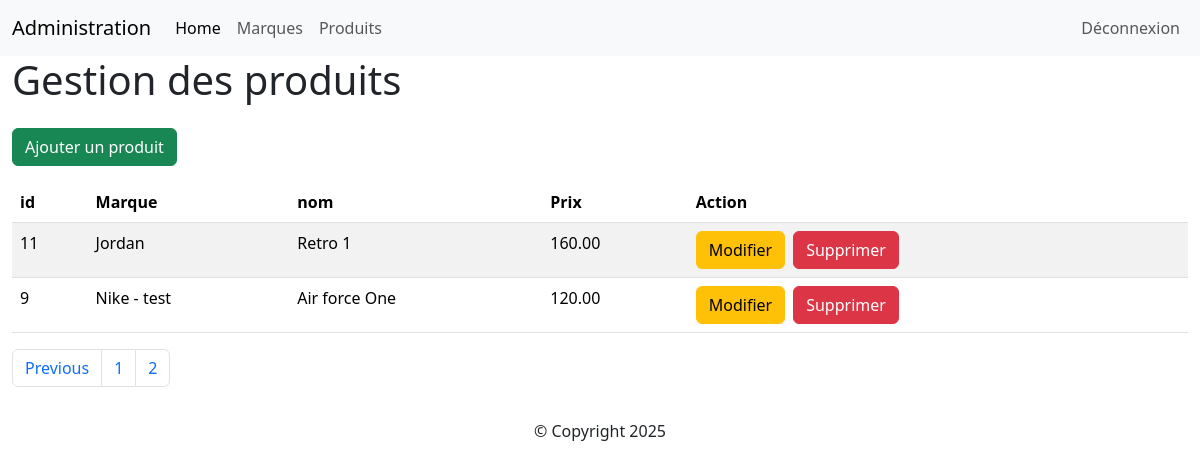
The page /admin/products.php?page=2 (signed in) on the database its author committed.
### tables this page shows
CREATE TABLE IF NOT EXISTS `products` (
  `id` int NOT NULL AUTO_INCREMENT,
  `nom` varchar(255) NOT NULL,
  `marque` int NOT NULL,
  `description` text NOT NULL,
  `cover` varchar(255) NOT NULL,
  `price` decimal(6,2) NOT NULL,
  PRIMARY KEY (`id`),
  KEY `marque` (`marque`)
);

CREATE TABLE IF NOT EXISTS `marques` (
  `id` int NOT NULL AUTO_INCREMENT,
  `nom` varchar(100) NOT NULL,
  `logo` varchar(255) DEFAULT NULL,
  PRIMARY KEY (`id`)
);

### admin/products.php (the view, shortened to what this page needs)
<?php
    require "../connexion.php";
    $reqCount = $bdd->query("SELECT * FROM products");
    $count = $reqCount->rowCount();
    $limit= 5;
    $nbPage = ceil($count/$limit);
    if(isset($_GET['page']) && is_numeric($_GET['page']))
    {
        $pg = htmlspecialchars($_GET['page']);
    }else{
        $pg = 1;
    }
    $offset = ($pg-1)*$limit;
?>
<!DOCTYPE html>
<html lang="en">
<head>
      <link href="https://cdn.jsdelivr.net/npm/bootstrap@5.3.8/dist/css/bootstrap.min.css" rel="stylesheet">
</head>
<body>
    <?php
        include("partials/header.php");
    ?>
    <div class="container-fluid">
        <h1>Gestion des produits</h1>
        <a href="addProduct.php" class="btn btn-success my-3">Ajouter un produit</a>
        <table class="table table-striped">
            <thead>
                <tr>
                    <th>id</th>
                    <th>Marque</th>
                    <th>nom</th>
                    <th>Prix</th>
                    <th>Action</th>
                </tr>
            </thead>
            <tbody>
                <?php
                    $req = $bdd->prepare("SELECT products.id AS pid, products.nom AS pnom, marques.nom AS mnom, products.price AS prix FROM products INNER JOIN marques ON products.marque = marques.id ORDER BY products.id DESC LIMIT :offset,:limit");
                    $req->bindParam(':offset',$offset, PDO::PARAM_INT);
                    $req->bindParam(':limit',$limit, PDO::PARAM_INT);
                    $req->execute();
                    while($don = $req->fetch(PDO::FETCH_ASSOC))
                    {
                        echo "<tr>";
                            echo "<td>".$don['pid']."</td>";
                            echo "<td>".$don['mnom']."</td>";
                            echo "<td>".$don['pnom']."</td>";
                            echo "<td>".$don['prix']."</td>";
                            echo "<td>";
                                echo "<a href='updateProduct.php?id=".$don['pid']."' class='btn btn-warning'>Modifier</a>";
                                echo "<a href='products.php?delete=".$don['pid']."' class='btn btn-danger mx-2'>Supprimer</a>";
                            echo "</td>";
                        echo "</tr>";
                    }
                ?>
            </tbody>
        </table>
        <nav aria-label="Page navigation example">
        <ul class="pagination">
            <?php
                if($pg>1)
                {
                    echo '<li class="page-item"><a class="page-link" href="products.php?page='.($pg-1).'">Previous</a></li>';
                }
                for($cpt=1;$cpt<=$nbPage;$cpt++)
                {
                    echo '<li class="page-item"><a class="page-link" href="products.php?page='.$cpt.'">'.$cpt.'</a></li>';
                }
            ?>
        </ul>
        </nav>
    </div>
    <?php
        include("partials/footer.php");
    ?>
</body>
</html>

### rows shown on the page
products: id "11", marques.nom "Jordan", nom "Retro 1", price "160.00"
products: id "9", marques.nom "Nike - test", nom "Air force One", price "120.00"
